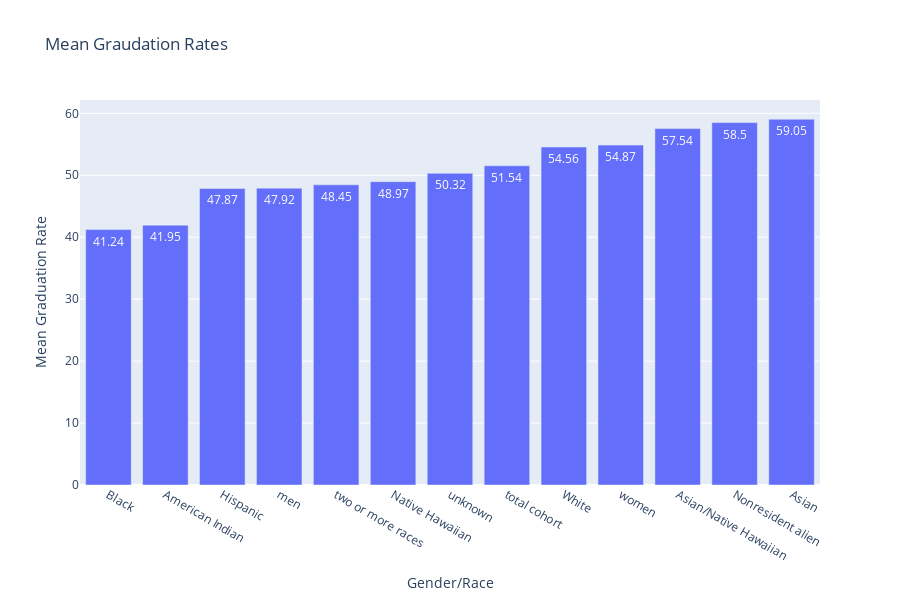

The notebook cell saved with this chart:
### Code cell
fig.show()

### Figure 1 — Plotly figure (JSON) as saved in the notebook; plotly's stock layout.template omitted (floating-point values rounded to 4 significant figures)
{"data": [{"text": [41.24, 41.95, 47.87, 47.92, 48.45, 48.97, 50.32, 51.54, 54.56, 54.87, 57.54, 58.5, 59.05], "type": "bar", "x": ["Black", "American Indian", "Hispanic", "men", "two or more races", "Native Hawaiian", "unknown", "total cohort", "White", "women", "Asian/Native Hawaiian", "Nonresident alien", "Asian"], "y": [41.24, 41.95, 47.87, 47.92, 48.45, 48.97, 50.32, 51.54, 54.56, 54.87, 57.54, 58.5, 59.05]}], "layout": {"height": 600, "title": {"text": "Mean Graudation Rates"}, "xaxis": {"title": {"text": "Gender/Race"}}, "yaxis": {"title": {"text": "Mean Graduation Rate"}}}}
